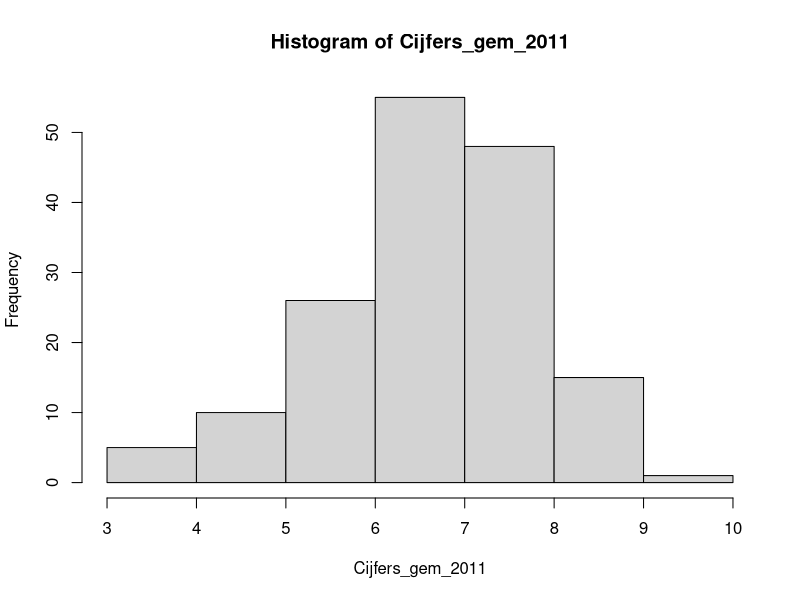
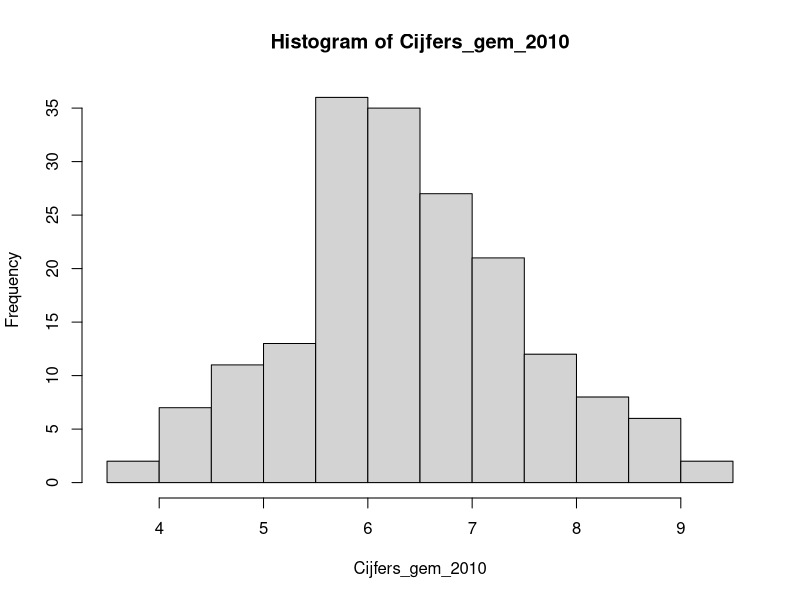

Here is the R script that generated these plots, in order:
## ---- chunk 1
knitr::opts_chunk$set(echo = TRUE)
## ---- chunk 2
set.seed(1)

mu <- 6.3
sigma <- 1.2
Cijfers_gem_2010 <- rnorm(180, mu, sigma)
Cijfers_gem_2010 <- Cijfers_gem_2010 [Cijfers_gem_2010 <= 10 & Cijfers_gem_2010 >= 1]
Cijfers_gem_2010 <- sapply (Cijfers_gem_2010, round, 3)

mu <- 6.3
sigma <- 1.2
Cijfers_gem_2010_n30 <- rnorm(30, mu, sigma)
Cijfers_gem_2010_n30 <- Cijfers_gem_2010_n30 [Cijfers_gem_2010_n30 <= 10 & Cijfers_gem_2010_n30 >= 1]
Cijfers_gem_2010_n30 <- sapply (Cijfers_gem_2010_n30, round, 3)

mu <- 6.6
sigma <- 1.2
Cijfers_gem_2011 <- rnorm(160, mu, sigma)
Cijfers_gem_2011 <- Cijfers_gem_2011 [Cijfers_gem_2011 <= 10 & Cijfers_gem_2011 >= 1]
Cijfers_gem_2011 <- sapply (Cijfers_gem_2011, round, 3)

mu <- 6.6
sigma <- 1.2
Cijfers_gem_2011_n30 <- rnorm(30, mu, sigma)
Cijfers_gem_2011_n30 <- Cijfers_gem_2011 [Cijfers_gem_2011 <= 10 & Cijfers_gem_2011 >= 1]
Cijfers_gem_2011_n30 <- sapply (Cijfers_gem_2011, round, 3)
## ---- chunk 3
hist(Cijfers_gem_2011)
hist(Cijfers_gem_2010)
## ---- chunk 4
library(nortest)
## ---- chunk 5
lillie.test(Cijfers_gem_2011)
lillie.test(Cijfers_gem_2010)
## ---- chunk 6
shapiro.test(Cijfers_gem_2011_n30)
shapiro.test(Cijfers_gem_2010_n30)
## ---- chunk 7
t.test(Cijfers_gem_2010, Cijfers_gem_2011)
